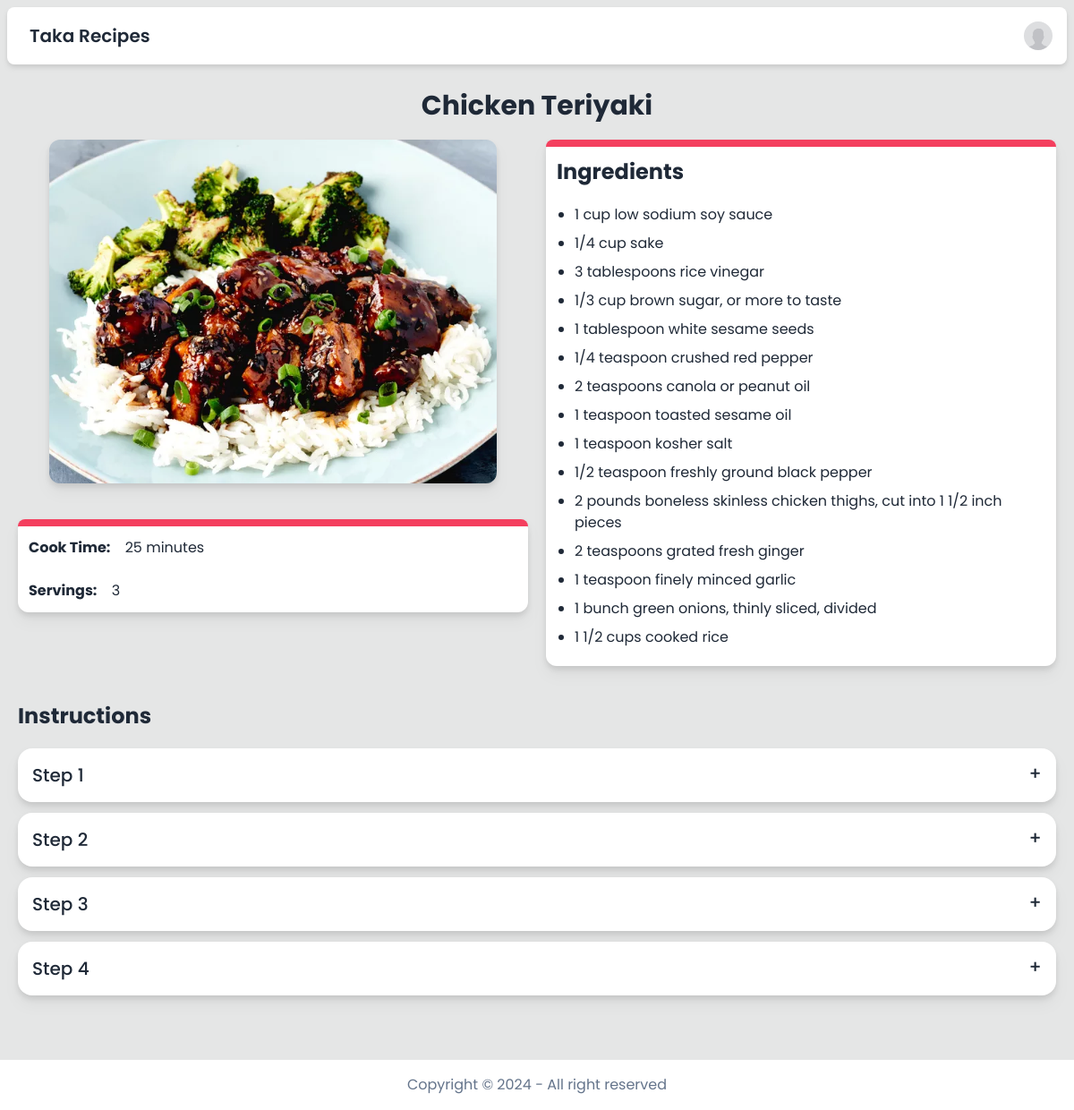
The page /recipe/112 (signed in) on the database its author committed.
### model.py (models this page shows)
class Recipe(db.Model):
    __tablename__ = "recipe"
    id = mapped_column(Integer, primary_key=True)
    name = mapped_column(String(200), nullable=False)
    cook_time_in_minutes = mapped_column(Integer, nullable=False)
    servings = mapped_column(Integer, nullable=False)
    ingredients = mapped_column(JSON, nullable=False)
    instructions = mapped_column(JSON, nullable=False)
    image = mapped_column(String(255), nullable=False)
    datetime = mapped_column(String(100), nullable=False)
    user_id = mapped_column(Integer, ForeignKey("user.id"))

### app.py (the view)
@app.route("/recipe/<recipe_id>")
@login_required
def recipe_detail(recipe_id):
    recipe = db.session.execute(db.select(Recipe).filter_by(id=recipe_id)).scalar_one_or_none()
    if not recipe:
        return render_template("error.html", error=error(HTTPStatus.NOT_FOUND))
    if recipe.cook_time_in_minutes >= 60:
        recipe.cook_time_hour = recipe.cook_time_in_minutes // 60
        recipe.cook_time_minute = recipe.cook_time_in_minutes % 60
    else:
        recipe.cook_time_hour = None
        recipe.cook_time_minute = recipe.cook_time_in_minutes
    return render_template("/recipe/recipe_detail.html", recipe=recipe)

### helpers.py (called while the page is built)
def login_required(f):
    @wraps(f)
    def decorated_function(*args, **kwargs):
        if session.get("user_id") is None:
            return redirect("/login")
        return f(*args, **kwargs)
    return decorated_function

### templates/recipe/recipe_detail.html (shortened to what this page needs)
{% extends "template.html" %}
{% block main %}
<div class="w-screen max-w-[2000px] mx-auto p-5 mb-10">
    <p class="text-center text-3xl font-bold mb-5">{{ recipe.name }}</p>
    <div class="flex flex-col lg:flex-row items-center lg:items-start gap-10 lg:gap-5 w-full">
        <div class="w-full">
            <img class="object-cover w-full sm:w-[400px] lg:w-[500px] h-72 lg:h-96 mx-auto rounded-xl drop-shadow-lg" src="{{ url_for('static', filename=recipe.image) }}" alt="pizza">
            <div class="mt-10 drop-shadow-lg bg-base-100 rounded-xl">
                <div class="h-2 bg-accent rounded-t-xl"></div>
                <div class="grid grid-rows-2 text-sm md:text-base">
                    <div class="p-3">
                        <span class="font-bold">Cook Time:</span>
                        <span class="hover:text-rose-500 ml-3 text-right">
                            {% if recipe.cook_time_minute %}
                                {{ recipe.cook_time_minute }}{{ " minute" if recipe.cook_time_minute == 1 else " minutes"}}
                            {% endif %}
                        </span>
                    </div>
                    <div class="p-3">
                        <span class="font-bold">Servings:</span>
                        <span class="hover:text-rose-500 ml-3">{{ recipe.servings }}</span>
                    </div>
                </div>
            </div>
        </div>
        <div class="drop-shadow-lg bg-base-100 rounded-xl w-full">
            <div class="h-2 bg-accent rounded-t-xl"></div>
            <div class="p-3">
                <h3 class="text-2xl font-bold">Ingredients</h3>
                <ul class="list-disc ml-5 mt-5 text-sm md:text-base">
                    {% for ingredient in recipe.ingredients %}
                    <li class="my-2 hover:text-rose-500">{{ ingredient }}</li>
                    {% endfor %}
                </ul>
            </div>
        </div>
    </div>
    <div id="instructions" class="mt-10">
        <h2 class="font-bold text-2xl mb-5">Instructions</h2>
        {% for instruction in recipe.instructions %}
        <div class="collapse collapse-plus bg-base-100 my-3 drop-shadow-lg">
            <div class="collapse-title text-xl font-medium">Step {{ loop.index }}</div>
        </div>
        {% endfor %}
    </div>
</div>
{% endblock %}

### templates/template.html (shortened to what this page needs)
<!DOCTYPE html>
<html lang="en" class="no-scrollbar">
<head>
  <link rel="stylesheet" href="../static/css/output.css">
</head>
<body class="bg-base-300 text-base-content min-h-screen flex flex-col font-poppins transition duration-500 selection:bg-accent selection:text-accent-content">
  <header class="sticky w-full p-2 top-0 z-50">
    <div class="navbar h-fit drop-shadow-md rounded-lg bg-base-100">
      <div class="w-screen max-w-[2000px] mx-auto">
        <div class="flex-1">
          <a href="/" class="btn btn-ghost text-xl">Taka Recipes</a>
        </div>
        <div class="flex-none">
          {% if session["user_id"] %}
            <div class="dropdown dropdown-end">
              <div tabindex="0" role="button" class="btn btn-ghost btn-circle avatar">
                <div class="w-8 rounded-full">
                  <img alt="User profile"
                    src="{{ url_for('static', filename=session['user_profile_image']) }}" />
                </div>
              </div>
            </div>
          {% endif %}
        </div>
      </div>
    </div>
  </header>
  <main class="grow flex flex-col items-center justify-center font-poppins">
    {% block main %}{% endblock %}
  </main>
  <footer class="bg-base-100">
    <div class="text-center my-4">
      <p class="text-slate-500">Copyright © <span id="date"></span> - All right reserved</p>
    </div>
  </footer>
</body>
</html>

### rows shown on the page
Recipe: name "Chicken Teriyaki", image (picture), servings "3"

### other values the page prints
{{ recipe.cook_time_minute }} "25"
{{ " minute" if recipe.cook_time_minute == 1 else " minutes" }} "minutes"
{{ ingredient }} "1 cup low sodium soy sauce" "1/4 cup sake" "3 tablespoons rice vinegar" "1/3 cup brown sugar, or more to taste" "1 tablespoon white sesame seeds" "1/4 teaspoon crushed red pepper" "2 teaspoons canola or peanut oil" "1 teaspoon toasted sesame oil" "1 teaspoon kosher salt" "1/2 teaspoon freshly ground black pepper" "2 pounds boneless skinless chicken thighs, cut into 1 1/2 inch pieces" "2 teaspoons grated fresh ginger" "1 teaspoon finely minced garlic" "1 bunch green onions, thinly sliced, divided" "1 1/2 cups cooked rice"
